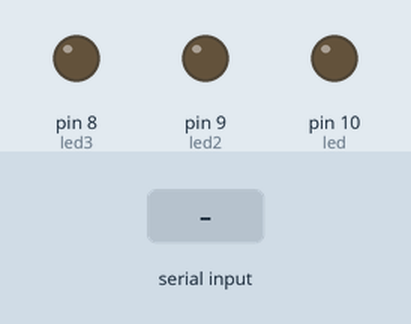
Simulated run of this sketch. Board: Arduino Uno, built with avr-gcc and run on an emulated ATmega328P. Parts: output pins drawn as LEDs (lit = HIGH). The test bench sets the inputs (shaded band).

Above: at 1.2 s.
1.3 s: "1" received over Serial
At 2.2 s:
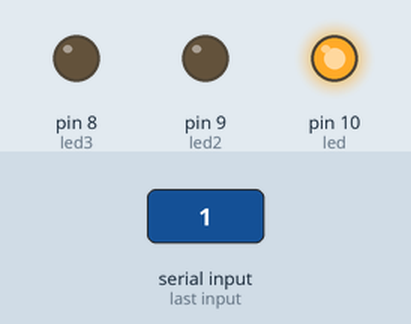
Timing chart, 0 to 4.3 s (numbered marks = the images above; inputs shaded):
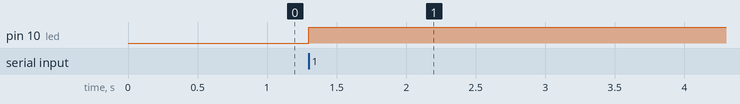

Measured:
- after the input at 1.3 s, pin 10 (led): LOW → HIGH at once

The sketch:

ex_4_integracao.ino
```cpp
int led=10;
int led2=9;
int led3=8;
int n=0;
int nota;

void setup() {
  pinMode(led, OUTPUT);
  Serial.begin(9600);
  pinMode(led2, OUTPUT);
  pinMode(led3, OUTPUT);

}

void loop() {
   if(Serial.available())
   //Verificar porta serial

   nota=Serial.read();

   if(nota>'0' && nota<='5')
   {
    digitalWrite(led, HIGH);

    digitalWrite(led2, LOW);
    digitalWrite(led3, LOW);

   }

   else if(nota>'5' && nota<='7')
   {
    digitalWrite(led2, HIGH);

    digitalWrite(led3, LOW);
    digitalWrite(led, LOW);
   }

   else if(nota>'7' && nota<='10')
   {
    digitalWrite(led3, HIGH);

    digitalWrite(led2, LOW);
    digitalWrite(led, LOW);
   }

}
```
